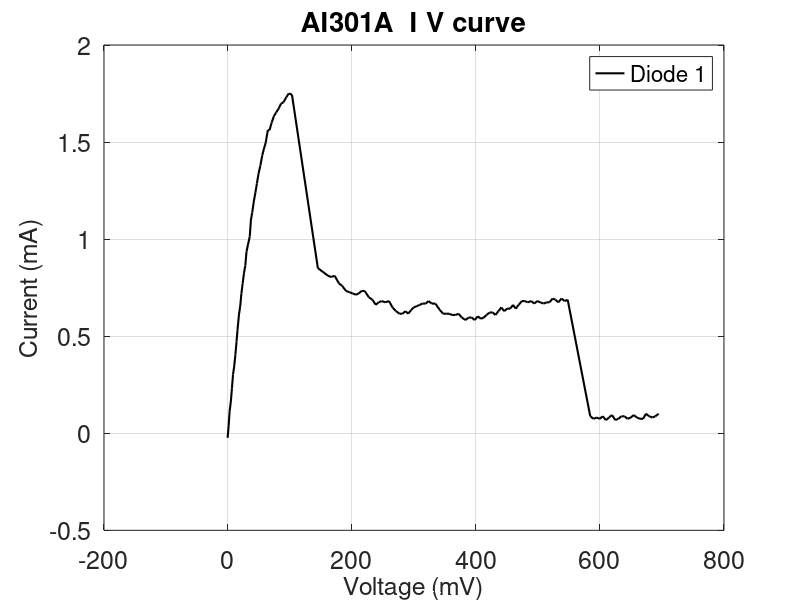
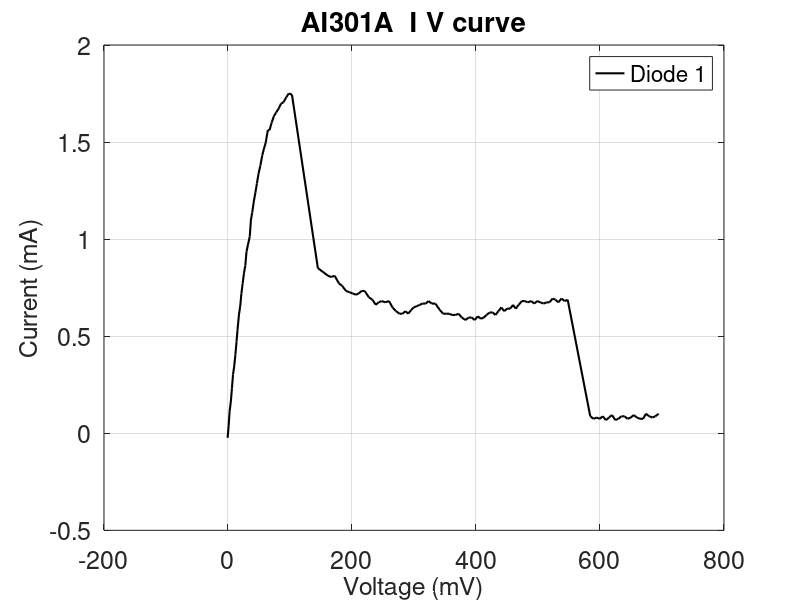

These charts were generated, in order, by the following MATLAB code:
%#######################################################
%#     Spiros Daskalakis--Ricardo Mota                 #
%#     Last Revision: 01/07/2021                       #
%#     Python Version:  3.9                            #
%#     Matlab Version:  R2019b Edu                     #    
%#     Email: Daskalakispiros@gmail.com                #
%#######################################################



clc;
clear all;
close all;


A301A_1=load('V_I_A301A_1','v_reading','i_reading')



% Display the results
figure1= figure;
axes1  = axes('Parent',figure1,'YGrid','on','XGrid','on','FontSize',18);
plot(A301A_1.v_reading, A301A_1.i_reading, 'LineWidth',1.5,'Color',[0 0 0]);
hold on

set(axes1,'FontSize',18)
title('AI301A  I V curve');
grid(axes1,'on');
xlabel('Voltage (mV)', 'FontSize',18); 
ylabel('Current (mA)', 'FontSize',18);
legend('Diode 1');
set(0, 'DefaultAxesFontName', 'Arial'); 
print(figure1,'-depsc', '-tiff', '-r300', 'A301A_IV.eps');
print(figure1,'-dpdf', 'A301A_IV.pdf');

 








